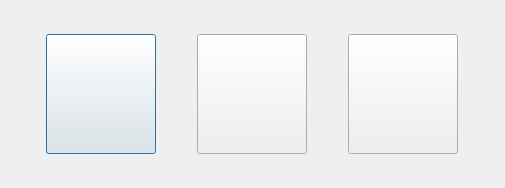
<?xml version="1.0" encoding="UTF-8"?>
<ui version="4.0">
 <class>Dialog</class>
 <widget class="QDialog" name="Dialog">
  <property name="geometry">
   <rect>
    <x>0</x>
    <y>0</y>
    <width>505</width>
    <height>188</height>
   </rect>
  </property>
  <property name="windowTitle">
   <string>选择对象</string>
  </property>
  <layout class="QHBoxLayout" name="horizontalLayout_2">
   <item>
    <widget class="QPushButton" name="btn_3">
     <property name="minimumSize">
      <size>
       <width>110</width>
       <height>120</height>
      </size>
     </property>
     <property name="maximumSize">
      <size>
       <width>110</width>
       <height>120</height>
      </size>
     </property>
     <property name="text">
      <string/>
     </property>
     <property name="iconSize">
      <size>
       <width>120</width>
       <height>120</height>
      </size>
     </property>
    </widget>
   </item>
   <item>
    <widget class="QPushButton" name="btn_2">
     <property name="minimumSize">
      <size>
       <width>110</width>
       <height>120</height>
      </size>
     </property>
     <property name="maximumSize">
      <size>
       <width>110</width>
       <height>120</height>
      </size>
     </property>
     <property name="text">
      <string/>
     </property>
     <property name="iconSize">
      <size>
       <width>120</width>
       <height>120</height>
      </size>
     </property>
    </widget>
   </item>
   <item>
    <widget class="QPushButton" name="btn_1">
     <property name="minimumSize">
      <size>
       <width>110</width>
       <height>120</height>
      </size>
     </property>
     <property name="maximumSize">
      <size>
       <width>110</width>
       <height>120</height>
      </size>
     </property>
     <property name="text">
      <string/>
     </property>
     <property name="iconSize">
      <size>
       <width>120</width>
       <height>120</height>
      </size>
     </property>
    </widget>
   </item>
  </layout>
 </widget>
 <resources/>
 <connections/>
</ui>
